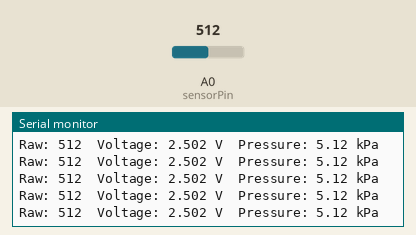
The sketch below on a simulated SparkFun Pro Micro, built with avr-gcc and run on an emulated ATmega32U4. On the bench: the last lines printed to the serial monitor. Inputs (shaded band) come from the test bench; at power-on: A0 (sensorPin) = 512.

Above: at 1.2 s.
1.3 s: A0 (sensorPin) set to 716
At 1.57 s:
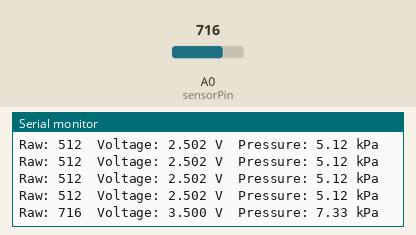
2.8 s: A0 (sensorPin) set to 900
At 2.99 s:
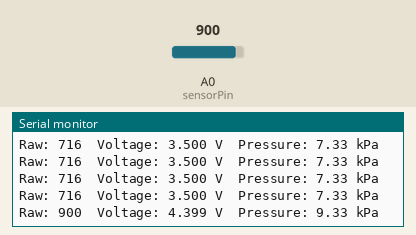
Timing chart, 0 to 5.8 s (numbered marks = the images above; inputs shaded):
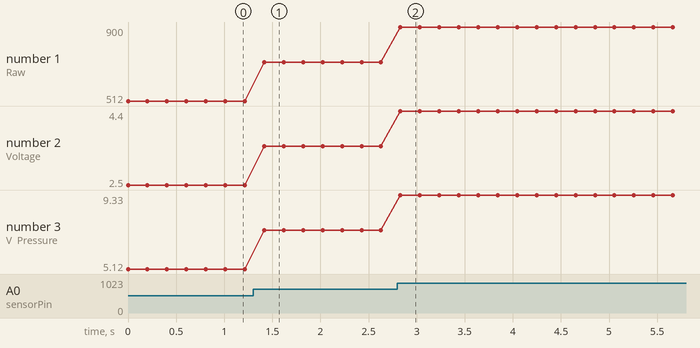

Measured:
- after the input at 1.3 s, the serial monitor: prints a new line after 0.12 s (image 1)
- after the input at 2.8 s, the serial monitor: prints a new line at once (image 2)
- plotted number 1: 512 → 716 after the input at 1.3 s, 716 → 900 after the input at 2.8 s
- plotted number 2: 2.5 → 3.5 after the input at 1.3 s, 3.5 → 4.4 after the input at 2.8 s
- plotted number 3: 5.12 → 7.33 after the input at 1.3 s, 7.33 → 9.33 after the input at 2.8 s

The sketch:

testSensorMPX5010DP.ino
```cpp
/*
 * MPX5010DP 传感器测试
 * 读取 A0 模拟值，转换为电压并打印。
 * 打开串口监视器（波特率 115200），观察数值变化。
 */

const int sensorPin = A0;  // 压力传感器接 A0

void setup() {
  Serial.begin(115200);     // 启动串口通信
  pinMode(sensorPin, INPUT);
}

void loop() {
  int raw = analogRead(sensorPin);                     // 读取原始值 (0-1023)
  float voltage = raw * (5.0 / 1023.0);                // 转换为电压 (Pro Micro 5V 参考)
  float pressure_kPa = (voltage / 5.0 - 0.04) / 0.09;  // 根据手册线性公式估算 kPa
  // 公式推导：Vout = Vs * (0.09 * P + 0.04) ，P 单位为 kPa
  // 反推：P = (Vout/Vs - 0.04) / 0.09

  // 打印数值（原始值、电压、估算压力）
  Serial.print("Raw: ");
  Serial.print(raw);
  Serial.print("\tVoltage: ");
  Serial.print(voltage, 3);
  Serial.print(" V");
  Serial.print("\tPressure: ");
  Serial.print(pressure_kPa, 2);
  Serial.println(" kPa");

  delay(200);  // 每 200ms 刷新一次，避免数据太快看不清
}
```
